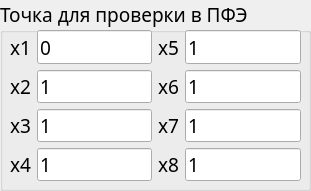
  <widget class="QGroupBox" name="groupBox_4">
   <property name="geometry">
    <rect>
     <x>10</x>
     <y>370</y>
     <width>311</width>
     <height>191</height>
    </rect>
   </property>
   <property name="font">
    <font>
     <family>Monaco</family>
     <pointsize>14</pointsize>
    </font>
   </property>
   <property name="title">
    <string>Точка для проверки в ПФЭ</string>
   </property>
   <widget class="QWidget" name="gridLayoutWidget_5">
    <property name="geometry">
     <rect>
      <x>10</x>
      <y>30</y>
      <width>291</width>
      <height>151</height>
     </rect>
    </property>
    <layout class="QGridLayout" name="gridLayout_8">
     <item row="1" column="4">
      <widget class="QLineEdit" name="line_edit_x6_full">
       <property name="font">
        <font>
         <family>Monaco</family>
         <pointsize>14</pointsize>
        </font>
       </property>
       <property name="text">
        <string>1</string>
       </property>
      </widget>
     </item>
     <item row="2" column="2">
      <widget class="QLineEdit" name="line_edit_x3_full">
       <property name="font">
        <font>
         <family>Monaco</family>
         <pointsize>14</pointsize>
        </font>
       </property>
       <property name="text">
        <string>1</string>
       </property>
      </widget>
     </item>
     <item row="1" column="0">
      <widget class="QLabel" name="label_a_7">
       <property name="font">
        <font>
         <family>Monaco</family>
         <pointsize>14</pointsize>
        </font>
       </property>
       <property name="text">
        <string notr="true">x2</string>
       </property>
      </widget>
     </item>
     <item row="1" column="2">
      <widget class="QLineEdit" name="line_edit_x2_full">
       <property name="font">
        <font>
         <family>Monaco</family>
         <pointsize>14</pointsize>
        </font>
       </property>
       <property name="text">
        <string>1</string>
       </property>
      </widget>
     </item>
     <item row="0" column="4">
      <widget class="QLineEdit" name="line_edit_x5_full">
       <property name="font">
        <font>
         <family>Monaco</family>
         <pointsize>14</pointsize>
        </font>
       </property>
       <property name="text">
        <string>1</string>
       </property>
      </widget>
     </item>
     <item row="0" column="2">
      <widget class="QLineEdit" name="line_edit_x1_full">
       <property name="font">
        <font>
         <family>Monaco</family>
         <pointsize>14</pointsize>
        </font>
       </property>
       <property name="text">
        <string>0</string>
       </property>
      </widget>
     </item>
     <item row="3" column="2">
      <widget class="QLineEdit" name="line_edit_x4_full">
       <property name="font">
        <font>
         <family>Monaco</family>
         <pointsize>14</pointsize>
        </font>
       </property>
       <property name="text">
        <string>1</string>
       </property>
      </widget>
     </item>
     <item row="1" column="3">
      <widget class="QLabel" name="label_a_15">
       <property name="font">
        <font>
         <family>Monaco</family>
         <pointsize>14</pointsize>
        </font>
       </property>
       <property name="text">
        <string notr="true">x6</string>
       </property>
      </widget>
     </item>
     <item row="3" column="0">
      <widget class="QLabel" name="label_a_13">
       <property name="font">
        <font>
         <family>Monaco</family>
         <pointsize>14</pointsize>
        </font>
       </property>
       <property name="text">
        <string notr="true">x4</string>
       </property>
      </widget>
     </item>
     <item row="2" column="0">
      <widget class="QLabel" name="label_a_12">
       <property name="font">
        <font>
         <family>Monaco</family>
         <pointsize>14</pointsize>
        </font>
       </property>
       <property name="text">
        <string notr="true">x3</string>
       </property>
      </widget>
     </item>
     <item row="0" column="3">
      <widget class="QLabel" name="label_a_14">
       <property name="font">
        <font>
         <family>Monaco</family>
         <pointsize>14</pointsize>
        </font>
       </property>
       <property name="text">
        <string notr="true">x5</string>
       </property>
      </widget>
     </item>
     <item row="0" column="0">
      <widget class="QLabel" name="label_a_9">
       <property name="font">
        <font>
         <family>Monaco</family>
         <pointsize>14</pointsize>
        </font>
       </property>
       <property name="text">
        <string notr="true">x1</string>
       </property>
      </widget>
     </item>
     <item row="2" column="3">
      <widget class="QLabel" name="label_a_25">
       <property name="font">
        <font>
         <family>Monaco</family>
         <pointsize>14</pointsize>
        </font>
       </property>
       <property name="text">
        <string notr="true">x7</string>
       </property>
      </widget>
     </item>
     <item row="3" column="3">
      <widget class="QLabel" name="label_a_26">
       <property name="font">
        <font>
         <family>Monaco</family>
         <pointsize>14</pointsize>
        </font>
       </property>
       <property name="text">
        <string notr="true">x8</string>
       </property>
      </widget>
     </item>
     <item row="2" column="4">
      <widget class="QLineEdit" name="line_edit_x7_full">
       <property name="font">
        <font>
         <family>Monaco</family>
         <pointsize>14</pointsize>
        </font>
       </property>
       <property name="text">
        <string>1</string>
       </property>
      </widget>
     </item>
     <item row="3" column="4">
      <widget class="QLineEdit" name="line_edit_x8_full">
       <property name="font">
        <font>
         <family>Monaco</family>
         <pointsize>14</pointsize>
        </font>
       </property>
       <property name="text">
        <string>1</string>
       </property>
      </widget>
     </item>
    </layout>
   </widget>
  </widget>
